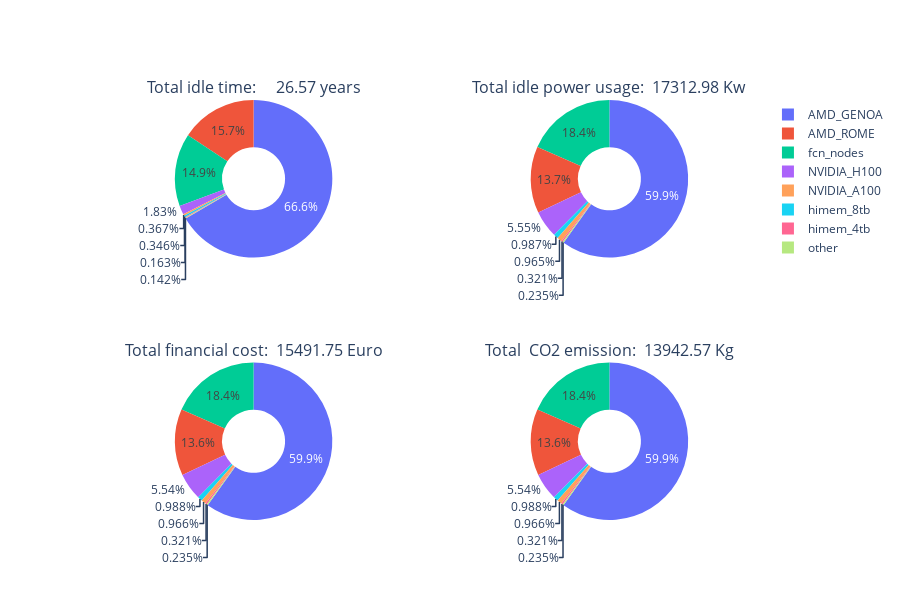

The notebook cell saved with this chart:
### Code cell
import plotly.graph_objects as go
from plotly.subplots import make_subplots


fig = make_subplots(rows=2, cols=2,
                    specs=[[{'type': 'domain'}, {'type': 'domain'}],[{'type': 'domain'}, {'type': 'domain'}]], 
                    subplot_titles=[f'Total idle time: {total_year_idle:9.2f} years',
                                    f'Total idle power usage: {total_power_idle:9.2f} Kw',
                                    f'Total financial cost: {total_financial_cost:9.2f} Euro',
                                    f'Total  CO2 emission: {total_co2_emission:9.2f} Kg'])


# Add Pie charts
fig.add_trace(
    go.Pie(
        labels=df_stat_fin_co2_cost["node_type"],
        values=df_stat_fin_co2_cost["idle_duration_hour"],
        name="idle duration",
        #textinfo="value",
        hoverinfo="label+value+name"  # Show label, value, and name

    ),
    1, 1
)
fig.add_trace(
    go.Pie(
        labels=df_stat_fin_co2_cost["node_type"],
        values=df_stat_fin_co2_cost["surf_sys_power_mean"],
        name="idle power usage",
        #textinfo="value",
        hoverinfo="label+value+name"  # Show label, value, and name
    ),
    1, 2
)



# Add Pie charts
fig.add_trace(
    go.Pie(
        labels=df_stat_fin_co2_cost["node_type"],
        values=df_stat_fin_co2_cost["financial_cost"],
        name="Financial Cost",
        #textinfo="value",
        hoverinfo="label+value+name"  # Show label, value, and name

    ),
    2, 2
)
fig.add_trace(
    go.Pie(
        labels=df_stat_fin_co2_cost["node_type"],
        values=df_stat_fin_co2_cost["co2_emission"],
        name="CO2 Emission",
        #textinfo="value",
        hoverinfo="label+value+name"  # Show label, value, and name
    ),
    2, 1
)

# Use `hole` to create a donut-like pie chart
fig.update_traces(hole=.4, hoverinfo="name+percent+label")

# Add annotations
fig.update_layout(height=600)
fig.show()

### Figure 1 — Plotly figure (JSON) as saved in the notebook; plotly's stock layout.template omitted (floating-point values rounded to 4 significant figures)
{"data": [{"domain": {"x": [0, 0.45], "y": [0.625, 1]}, "hole": 0.4, "hoverinfo": "name+percent+label", "labels": ["AMD_GENOA", "AMD_ROME", "NVIDIA_A100", "NVIDIA_H100", "fcn_nodes", "himem_4tb", "himem_8tb", "other"], "name": "idle duration", "type": "pie", "values": [154900.0, 36470.0, 853.8, 4249.0, 34740.0, 379.3, 805.8, 330.8]}, {"domain": {"x": [0.55, 1], "y": [0.625, 1]}, "hole": 0.4, "hoverinfo": "name+percent+label", "labels": ["AMD_GENOA", "AMD_ROME", "NVIDIA_A100", "NVIDIA_H100", "fcn_nodes", "himem_4tb", "himem_8tb", "other"], "name": "idle power usage", "type": "pie", "values": [10370000.0, 2364000.0, 167000.0, 960200.0, 3186000.0, 55550.0, 170900.0, 40750.0]}, {"domain": {"x": [0.55, 1], "y": [0, 0.375]}, "hole": 0.4, "hoverinfo": "name+percent+label", "labels": ["AMD_GENOA", "AMD_ROME", "NVIDIA_A100", "NVIDIA_H100", "fcn_nodes", "himem_4tb", "himem_8tb", "other"], "name": "Financial Cost", "type": "pie", "values": [9281.0, 2111.0, 149.6, 858.3, 2852.0, 49.78, 153.0, 36.45]}, {"domain": {"x": [0, 0.45], "y": [0, 0.375]}, "hole": 0.4, "hoverinfo": "name+percent+label", "labels": ["AMD_GENOA", "AMD_ROME", "NVIDIA_A100", "NVIDIA_H100", "fcn_nodes", "himem_4tb", "himem_8tb", "other"], "name": "CO2 Emission", "type": "pie", "values": [8353.0, 1900.0, 134.6, 772.5, 2567.0, 44.8, 137.7, 32.81]}], "layout": {"annotations": [{"font": {"size": 16}, "showarrow": false, "text": "Total idle time:     26.57 years", "x": 0.225, "xanchor": "center", "xref": "paper", "y": 1, "yanchor": "bottom", "yref": "paper"}, {"font": {"size": 16}, "showarrow": false, "text": "Total idle power usage:  17312.98 Kw", "x": 0.775, "xanchor": "center", "xref": "paper", "y": 1, "yanchor": "bottom", "yref": "paper"}, {"font": {"size": 16}, "showarrow": false, "text": "Total financial cost:  15491.75 Euro", "x": 0.225, "xanchor": "center", "xref": "paper", "y": 0.375, "yanchor": "bottom", "yref": "paper"}, {"font": {"size": 16}, "showarrow": false, "text": "Total  CO2 emission:  13942.57 Kg", "x": 0.775, "xanchor": "center", "xref": "paper", "y": 0.375, "yanchor": "bottom", "yref": "paper"}], "height": 600}}
